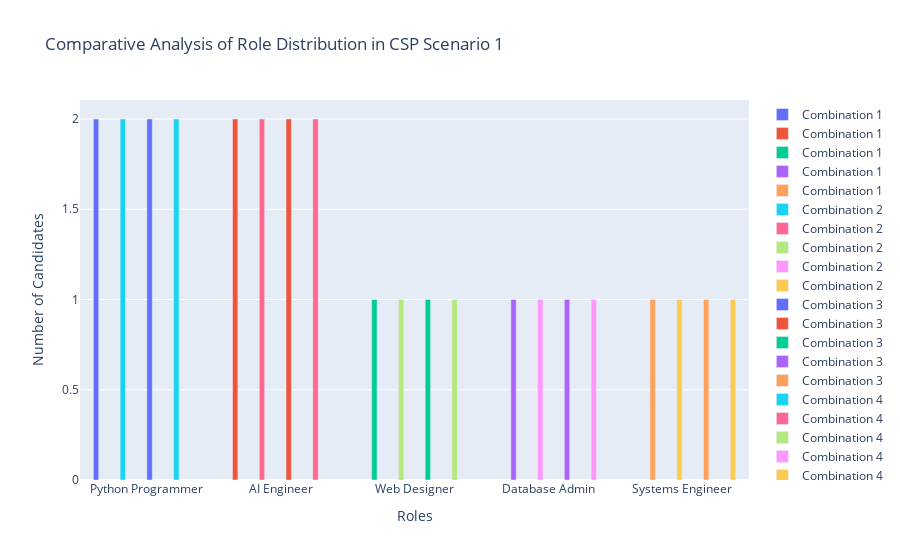

The notebook cell saved with this chart:
### Markdown cell above
### Data Visualisation task showing the CSP graph for scenario 1

### Code cell
import plotly.graph_objs as go

# Data for Scenario 1 combinations with candidates' roles
combinations = {
    "Combination 1": {"Python Programmer": ["Ciara", "Jane"], "AI Engineer": ["Anita", "Jim"], "Web Designer": ["Anita"], "Database Admin": ["Jane"], "Systems Engineer": ["Jim"]},
    "Combination 2": {"Python Programmer": ["Ciara", "Jane"], "AI Engineer": ["Jim", "Anita"], "Web Designer": ["Anita"], "Database Admin": ["Jane"], "Systems Engineer": ["Jim"]},
    "Combination 3": {"Python Programmer": ["Ciara", "Jane"], "AI Engineer": ["Jim", "Juan"], "Web Designer": ["Juan"], "Database Admin": ["Jane"], "Systems Engineer": ["Jim"]},
    "Combination 4": {"Python Programmer": ["Ciara", "Jane"], "AI Engineer": ["Juan", "Jim"], "Web Designer": ["Juan"], "Database Admin": ["Jane"], "Systems Engineer": ["Jim"]}
}

# Roles for the x-axis
roles = ["Python Programmer", "AI Engineer", "Web Designer", "Database Admin", "Systems Engineer"]

# Create a grouped bar chart with hover text
fig = go.Figure()
for combo in combinations.keys():
    for role in roles:
        candidates = combinations[combo].get(role, [])
        hover_text = f"{role}: " + ", ".join(candidates)
        fig.add_trace(go.Bar(
            name=combo, 
            x=[role], 
            y=[len(candidates)], 
            hovertext=hover_text,
            hoverinfo="text"
        ))

# Update layout for better comparison
fig.update_layout(
    barmode='group',
    title="Comparative Analysis of Role Distribution in CSP Scenario 1",
    xaxis_title="Roles",
    yaxis_title="Number of Candidates",
    hovermode="closest"
)

# Show the plot
fig.show()

### Figure 1 — Plotly figure (JSON) as saved in the notebook; plotly's stock layout.template omitted (floating-point values rounded to 4 significant figures)
{"data": [{"hoverinfo": "text", "hovertext": "Python Programmer: Ciara, Jane", "name": "Combination 1", "type": "bar", "x": ["Python Programmer"], "y": [2]}, {"hoverinfo": "text", "hovertext": "AI Engineer: Anita, Jim", "name": "Combination 1", "type": "bar", "x": ["AI Engineer"], "y": [2]}, {"hoverinfo": "text", "hovertext": "Web Designer: Anita", "name": "Combination 1", "type": "bar", "x": ["Web Designer"], "y": [1]}, {"hoverinfo": "text", "hovertext": "Database Admin: Jane", "name": "Combination 1", "type": "bar", "x": ["Database Admin"], "y": [1]}, {"hoverinfo": "text", "hovertext": "Systems Engineer: Jim", "name": "Combination 1", "type": "bar", "x": ["Systems Engineer"], "y": [1]}, {"hoverinfo": "text", "hovertext": "Python Programmer: Ciara, Jane", "name": "Combination 2", "type": "bar", "x": ["Python Programmer"], "y": [2]}, {"hoverinfo": "text", "hovertext": "AI Engineer: Jim, Anita", "name": "Combination 2", "type": "bar", "x": ["AI Engineer"], "y": [2]}, {"hoverinfo": "text", "hovertext": "Web Designer: Anita", "name": "Combination 2", "type": "bar", "x": ["Web Designer"], "y": [1]}, {"hoverinfo": "text", "hovertext": "Database Admin: Jane", "name": "Combination 2", "type": "bar", "x": ["Database Admin"], "y": [1]}, {"hoverinfo": "text", "hovertext": "Systems Engineer: Jim", "name": "Combination 2", "type": "bar", "x": ["Systems Engineer"], "y": [1]}, {"hoverinfo": "text", "hovertext": "Python Programmer: Ciara, Jane", "name": "Combination 3", "type": "bar", "x": ["Python Programmer"], "y": [2]}, {"hoverinfo": "text", "hovertext": "AI Engineer: Jim, Juan", "name": "Combination 3", "type": "bar", "x": ["AI Engineer"], "y": [2]}, {"hoverinfo": "text", "hovertext": "Web Designer: Juan", "name": "Combination 3", "type": "bar", "x": ["Web Designer"], "y": [1]}, {"hoverinfo": "text", "hovertext": "Database Admin: Jane", "name": "Combination 3", "type": "bar", "x": ["Database Admin"], "y": [1]}, {"hoverinfo": "text", "hovertext": "Systems Engineer: Jim", "name": "Combination 3", "type": "bar", "x": ["Systems Engineer"], "y": [1]}, {"hoverinfo": "text", "hovertext": "Python Programmer: Ciara, Jane", "name": "Combination 4", "type": "bar", "x": ["Python Programmer"], "y": [2]}, {"hoverinfo": "text", "hovertext": "AI Engineer: Juan, Jim", "name": "Combination 4", "type": "bar", "x": ["AI Engineer"], "y": [2]}, {"hoverinfo": "text", "hovertext": "Web Designer: Juan", "name": "Combination 4", "type": "bar", "x": ["Web Designer"], "y": [1]}, {"hoverinfo": "text", "hovertext": "Database Admin: Jane", "name": "Combination 4", "type": "bar", "x": ["Database Admin"], "y": [1]}, {"hoverinfo": "text", "hovertext": "Systems Engineer: Jim", "name": "Combination 4", "type": "bar", "x": ["Systems Engineer"], "y": [1]}], "layout": {"barmode": "group", "hovermode": "closest", "title": {"text": "Comparative Analysis of Role Distribution in CSP Scenario 1"}, "xaxis": {"title": {"text": "Roles"}}, "yaxis": {"title": {"text": "Number of Candidates"}}}}
